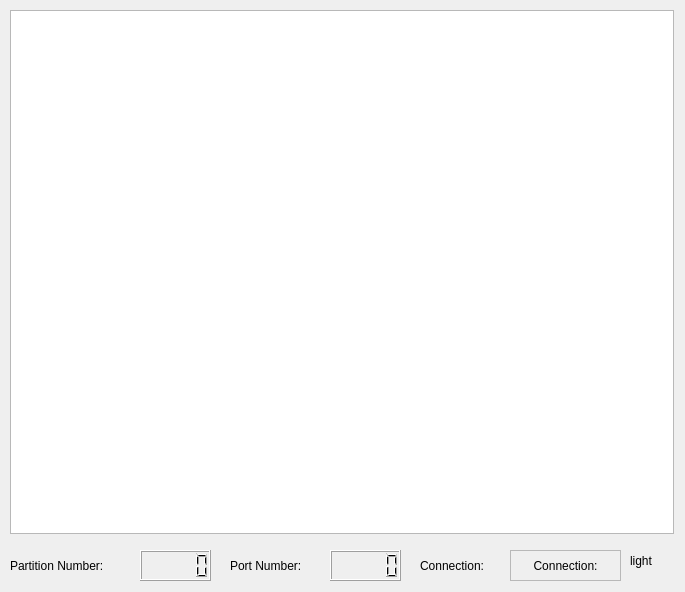
<?xml version="1.0" encoding="UTF-8"?>
<ui version="4.0">
  <class>daqInterfaceState</class>
  <widget class="QWidget" name="daqInterfaceState">
    <property name="geometry">
      <rect>
        <x>0</x>
        <y>0</y>
        <width>685</width>
        <height>592</height>
      </rect>
    </property>
    <property name="windowTitle">
      <string>Form</string>
    </property>
    <widget class="QGraphicsView" name="graphicsView">
      <property name="geometry">
        <rect>
          <x>10</x>
          <y>10</y>
          <width>664</width>
          <height>524</height>
        </rect>
      </property>
    </widget>
    <widget class="QLCDNumber" name="lcdPartitionNumber">
      <property name="geometry">
        <rect>
          <x>140</x>
          <y>550</y>
          <width>71</width>
          <height>31</height>
        </rect>
      </property>
    </widget>
    <widget class="QLabel" name="label">
      <property name="geometry">
        <rect>
          <x>10</x>
          <y>550</y>
          <width>121</width>
          <height>31</height>
        </rect>
      </property>
      <property name="text">
        <string>Partition Number:</string>
      </property>
    </widget>
    <widget class="QLabel" name="label_2">
      <property name="geometry">
        <rect>
          <x>230</x>
          <y>550</y>
          <width>121</width>
          <height>31</height>
        </rect>
      </property>
      <property name="text">
        <string>Port Number:</string>
      </property>
    </widget>
    <widget class="QLCDNumber" name="lcdPortNumber">
      <property name="geometry">
        <rect>
          <x>330</x>
          <y>550</y>
          <width>71</width>
          <height>31</height>
        </rect>
      </property>
    </widget>
    <widget class="QLabel" name="label_3">
      <property name="geometry">
        <rect>
          <x>420</x>
          <y>550</y>
          <width>81</width>
          <height>31</height>
        </rect>
      </property>
      <property name="text">
        <string>Connection:</string>
      </property>
    </widget>
    <widget class="QLabel" name="labelButtonOnline">
      <property name="geometry">
        <rect>
          <x>630</x>
          <y>540</y>
          <width>41</width>
          <height>41</height>
        </rect>
      </property>
      <property name="text">
        <string>light</string>
      </property>
    </widget>
    <widget class="QFrame" name="frame">
      <property name="geometry">
        <rect>
          <x>510</x>
          <y>550</y>
          <width>111</width>
          <height>31</height>
        </rect>
      </property>
      <property name="frameShape">
        <enum>QFrame::StyledPanel</enum>
      </property>
      <property name="frameShadow">
        <enum>QFrame::Raised</enum>
      </property>
      <widget class="QLabel" name="labelOnline">
        <property name="geometry">
          <rect>
            <x>0</x>
            <y>0</y>
            <width>111</width>
            <height>31</height>
          </rect>
        </property>
        <property name="text">
          <string>Connection:</string>
        </property>
        <property name="textFormat">
          <enum>Qt::AutoText</enum>
        </property>
        <property name="alignment">
          <set>Qt::AlignCenter</set>
        </property>
      </widget>
    </widget>
  </widget>
  <resources/>
  <connections/>
</ui>
